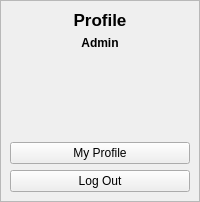
     <widget class="QWidget" name="profileCont" native="true">
      <layout class="QVBoxLayout" name="verticalLayout_10">
       <property name="spacing">
        <number>0</number>
       </property>
       <property name="leftMargin">
        <number>0</number>
       </property>
       <property name="topMargin">
        <number>0</number>
       </property>
       <property name="rightMargin">
        <number>0</number>
       </property>
       <property name="bottomMargin">
        <number>0</number>
       </property>
       <item alignment="Qt::AlignTop">
        <widget class="QFrame" name="frame_9">
         <property name="frameShape">
          <enum>QFrame::StyledPanel</enum>
         </property>
         <property name="frameShadow">
          <enum>QFrame::Raised</enum>
         </property>
         <layout class="QVBoxLayout" name="verticalLayout_11">
          <item alignment="Qt::AlignTop">
           <widget class="QLabel" name="label_17">
            <property name="font">
             <font>
              <pointsize>13</pointsize>
              <weight>75</weight>
              <bold>true</bold>
             </font>
            </property>
            <property name="text">
             <string>Profile</string>
            </property>
            <property name="alignment">
             <set>Qt::AlignCenter</set>
            </property>
           </widget>
          </item>
          <item alignment="Qt::AlignTop">
           <widget class="QLabel" name="label_16">
            <property name="font">
             <font>
              <pointsize>9</pointsize>
              <weight>75</weight>
              <bold>true</bold>
             </font>
            </property>
            <property name="text">
             <string>Admin</string>
            </property>
            <property name="alignment">
             <set>Qt::AlignCenter</set>
            </property>
           </widget>
          </item>
          <item alignment="Qt::AlignHCenter|Qt::AlignTop">
           <widget class="QLabel" name="label_15">
            <property name="minimumSize">
             <size>
              <width>80</width>
              <height>80</height>
             </size>
            </property>
            <property name="maximumSize">
             <size>
              <width>80</width>
              <height>80</height>
             </size>
            </property>
            <property name="text">
             <string/>
            </property>
            <property name="pixmap">
             <pixmap>jims_logo.webp</pixmap>
            </property>
            <property name="scaledContents">
             <bool>true</bool>
            </property>
            <property name="alignment">
             <set>Qt::AlignCenter</set>
            </property>
           </widget>
          </item>
          <item>
           <widget class="QPushButton" name="myprofile_btn">
            <property name="text">
             <string>My Profile</string>
            </property>
            <property name="icon">
             <iconset resource="resource.qrc">
              <normaloff>:/blueIcon/iconsblue/user.svg</normaloff>:/blueIcon/iconsblue/user.svg</iconset>
            </property>
            <property name="iconSize">
             <size>
              <width>30</width>
              <height>30</height>
             </size>
            </property>
           </widget>
          </item>
          <item>
           <widget class="QPushButton" name="logout_btn">
            <property name="text">
             <string>Log Out</string>
            </property>
            <property name="icon">
             <iconset resource="resource.qrc">
              <normaloff>:/blueIcon/iconsblue/log-out.svg</normaloff>:/blueIcon/iconsblue/log-out.svg</iconset>
            </property>
            <property name="iconSize">
             <size>
              <width>30</width>
              <height>30</height>
             </size>
            </property>
           </widget>
          </item>
         </layout>
        </widget>
       </item>
      </layout>
     </widget>
